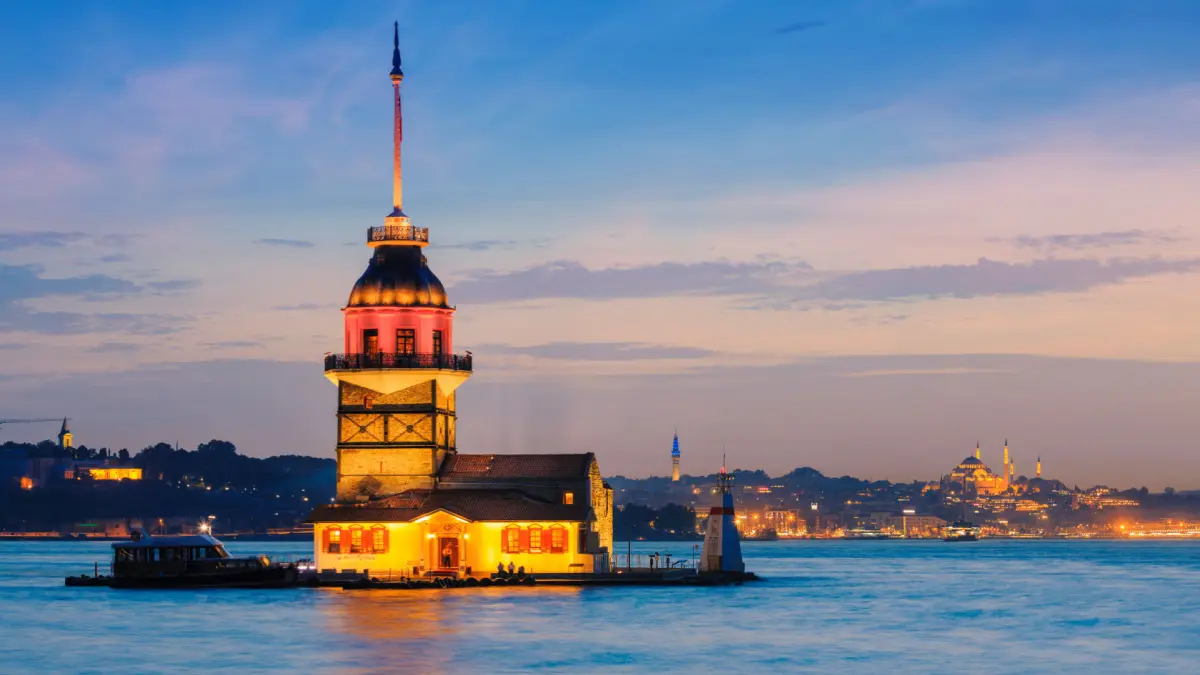
#> input picture test.jpg, 1200 x 675 px
$ jupyter execute main.ipynb   (older library calls are emulated)
#> lines starting #> are read from the running program, lines starting #| are printed output that depends on the picture; long printed decimals are rounded
# Cooley-Tukey FFT Kullanarak Görüntü Gürültüsünü Giderme

**Abdullah Berkay Uymaz**
**191180083**

## Giriş
Bu rapor, Cooley-Tukey Hızlı Fourier Dönüşümü'nü (FFT) kullanarak etkili bir görüntü gürültü giderme algoritması geliştirmeyi amaçlamaktadır. Görüntü işleme, dijital görüntülerin analiz edilmesi ve işlenmesi sürecidir. Gürültü, görüntülerin kalitesini düşüren ve istenmeyen rastgele sinyaller veya bilgidir. Bu çalışmada, özellikle Gauss ve tuz-biber gibi yaygın gürültü türleri üzerinde durulacaktır.

### Fourier Dönüşümü Nedir?
Fourier Dönüşümü, bir sinyalin zaman veya uzay alanındaki temsilini, frekans alanındaki temsiline dönüştüren matematiksel bir işlemdir. Görüntülerde bu dönüşüm, görüntüdeki frekans bileşenlerini ayrıştırarak gürültüyü analiz etmemizi ve filtrelememizi sağlar. Hızlı Fourier Dönüşümü (FFT), Fourier Dönüşümü'nün hızlı bir hesaplama yöntemidir.

Fourier dönüşümü, $ f(x) $ fonksiyonunun Fourier dönüşümünü $ F(u) $ ile ifade eder:

$$
F(u) = \int_{-\infty}^{\infty} f(x) e^{-i 2 \pi ux} \, dx
$$

Ayrık Fourier dönüşümü (DFT) ise aşağıdaki formülle hesaplanır:

$$
X_k = \sum_{n=0}^{N-1} x_n e^{-i \frac{2\pi}{N} kn}
$$

FFT'nin avantajı, DFT'nin hesaplama karmaşıklığını $ O(N^2) $'den $ O(N \log N) $'ye düşürmesidir. FFT'nin temel fikri, DFT'yi daha küçük parçalara ayırmak ve bu parçaların sonuçlarını birleştirmektir.

### Cooley-Tukey FFT Algoritması
Cooley-Tukey FFT algoritması, Fourier Dönüşümü'nü hızlı bir şekilde hesaplamak için kullanılan en yaygın yöntemdir. Bu algoritma, ayrık Fourier dönüşümünü (DFT) $ O(N \log N) $ zaman karmaşıklığıyla hesaplayarak, doğrudan hesaplama yöntemine kıyasla büyük bir hız avantajı sağlar. Algoritma, veri setini yinelenen olarak ikiye bölerek çalışır ve bu bölme işlemini bitene kadar devam ettirir.

Cooley-Tukey algoritması, $N$ uzunluğundaki bir diziyi iki $N/2$ uzunluğundaki diziye ayırarak çalışır. Bu, şu şekilde ifade edilir:

$$
X[k] = \sum_{n=0}^{N-1} x[n] e^{-i 2 \pi k n / N} = \sum_{n=0}^{N/2-1} x[2n] e^{-i 2 \pi k (2n) / N} + \sum_{n=0}^{N/2-1} x[2n+1] e^{-i 2 \pi k (2n+1) / N}
$$

Bu, dizinin tek ve çift indeksli örneklerini ayrı ayrı işleyerek hesaplamayı optimize eder.

## 1. Veri Toplama ve Ön İşleme
### Veri Toplama
Gürültülü görüntülerin oluşturulması için çeşitli yöntemler kullanılabilir. Bu raporda, Gauss ve tuz-biber gürültüleri ekleyerek gürültülü görüntüler oluşturacağız.

[cell 1]
import numpy as np
import cv2
from matplotlib import pyplot as plt

# Örnek görüntüyü yükleyin
image = cv2.imread('test.jpg', 0)  # Gri tonlamalı görüntü
#> image: shape (675, 1200); min 0, max 252, mean 135.1

# Gauss gürültüsü ekleme
mean = 0
var = 0.1
sigma = var ** 0.5
gaussian_noise = np.random.normal(mean, sigma, image.shape)
noisy_image_gauss = image + gaussian_noise

# Salt-and-pepper gürültüsü ekleme için düzeltmeler
amount = 0.05  # Gürültünün miktarı
s_vs_p = 0.5  # Tuz ve biber oranı
noisy_image_sp = np.copy(image)  # Gürültülü görüntü için kopya oluştur

# Tuz için koordinatları hesapla ve uygula
num_salt = np.ceil(amount * image.size * s_vs_p).astype(int)
#> num_salt = 20250
x_coords = np.random.randint(0, image.shape[0], num_salt)
y_coords = np.random.randint(0, image.shape[1], num_salt)
noisy_image_sp[x_coords, y_coords] = 255

# Biber için koordinatları hesapla ve uygula
num_pepper = np.ceil(amount * image.size * (1. - s_vs_p)).astype(int)
#> num_pepper = 20250
x_coords = np.random.randint(0, image.shape[0], num_pepper)
y_coords = np.random.randint(0, image.shape[1], num_pepper)
noisy_image_sp[x_coords, y_coords] = 0
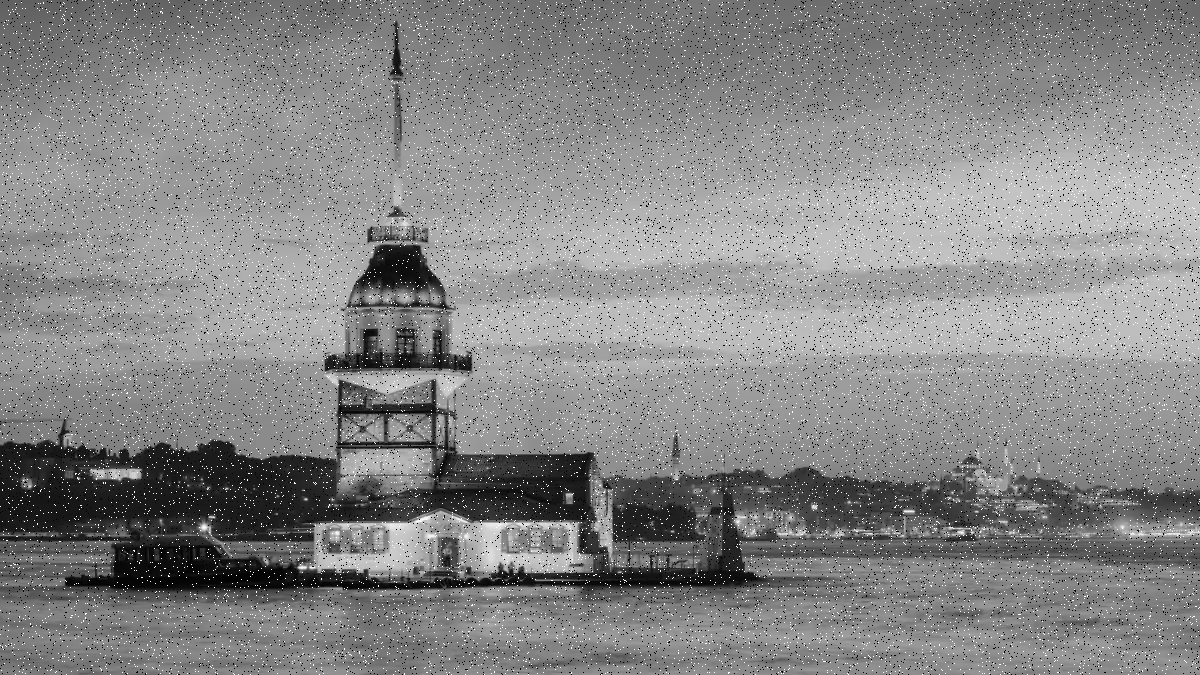
#> noisy_image_sp: shape (675, 1200); min 0, max 255, mean 134.6

# Gürültülü görüntüleri görselleştirme
plt.figure(figsize=(15, 5))
plt.subplot(1, 3, 1)
plt.imshow(image, cmap='gray')
plt.title('Orijinal Görüntü')
plt.axis('off')
plt.subplot(1, 3, 2)
plt.imshow(noisy_image_gauss, cmap='gray')
plt.title('Gauss Gürültülü Görüntü')
plt.axis('off')
plt.subplot(1, 3, 3)
plt.imshow(noisy_image_sp, cmap='gray')
plt.title('Tuz ve Biber Gürültülü Görüntü')
plt.axis('off')
plt.show()

### Ön İşleme
Gürültülü görüntüleri gerektiği gibi önceden işlemek önemlidir. Bu, yeniden boyutlandırmayı, normalleştirmeyi veya renk uzaylarını dönüştürmeyi içerebilir. Normalizasyon, görüntü piksellerini belirli bir aralıkta (genellikle [0,1] veya [0,255]) tutmak için kullanılan yaygın bir tekniktir.

[cell 2]
# Normalizasyon
def normalize_image(image):
    normalized_image = cv2.normalize(image, None, 0, 1, cv2.NORM_MINMAX, dtype=cv2.CV_32F)
    return normalized_image

# Normalizasyon işlemi
normalized_image_gauss = normalize_image(noisy_image_gauss)
normalized_image_sp = normalize_image(noisy_image_sp)

## 2. Cooley-Tukey FFT'nin Uygulanması
### FFT Teorisi
FFT, bir sinyalin frekans bileşenlerini analiz etmek için kullanılan ayrık Fourier dönüşümünün (DFT) hızlı bir algoritmasıdır. DFT, bir sinyalin zaman veya uzay alanındaki örneklerini alarak frekans alanındaki bileşenlerine ayırır. Cooley-Tukey algoritması, DFT'nin hesaplamalarını optimize ederek işlem süresini büyük ölçüde azaltır.

### Cooley-Tukey FFT Algoritmasının Uygulanması
Görüntülerin Fourier Dönüşümünün etkili bir şekilde hesaplanması için Cooley-Tukey FFT algoritmasını kullanacağız. Bu aşamada hesaplamayı hızlandırmak için çoklu iş parçacığı veya SIMD (Tek Talimat, Çoklu Veri) talimatları gibi optimizasyonları göz önünde bulundurabiliriz.

[cell 3]
# FFT uygulaması
def apply_fft(image):
    f = np.fft.fft2(image)
    fshift = np.fft.fftshift(f)
    magnitude_spectrum = 20 * np.log(np.abs(fshift))
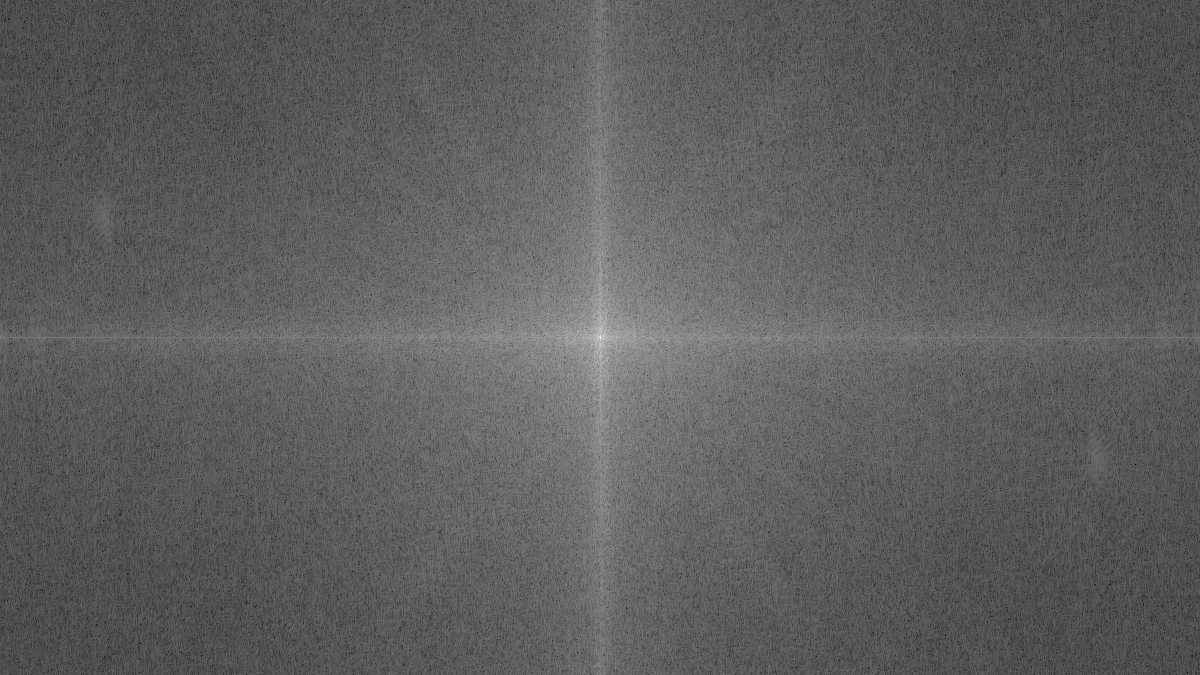
#> magnitude_spectrum: shape (675, 1200) float64; min -81.06, max 259.6, mean 45.3; drawn with min black and max white
    return fshift, magnitude_spectrum

# FFT'yi uygulama
fshift_gauss, magnitude_spectrum_gauss = apply_fft(normalized_image_gauss)
fshift_sp, magnitude_spectrum_sp = apply_fft(normalized_image_sp)
#> in apply_fft (call 2), `magnitude_spectrum = 20 * np.log(np.abs(fshift))`:
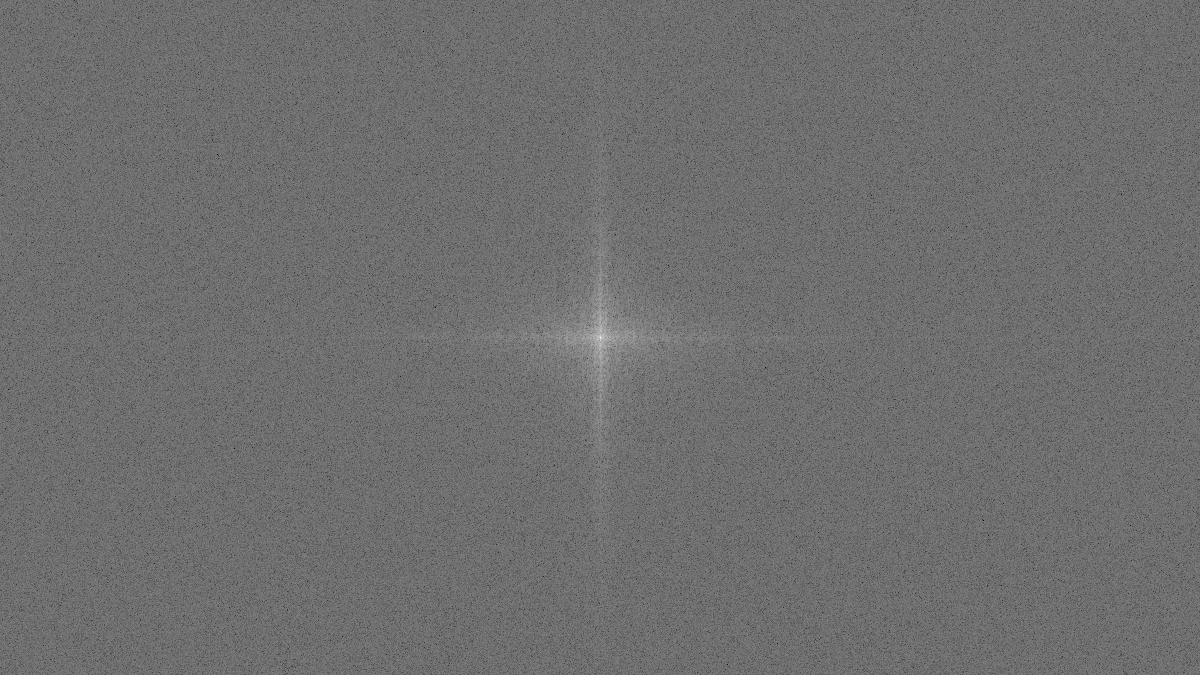
#> magnitude_spectrum: shape (675, 1200) float64; min -43.81, max 259.3, mean 88.1; drawn with min black and max white

# Frekans spektrumunu görselleştirme
plt.figure(figsize=(15, 5))
plt.subplot(1, 2, 1)
plt.imshow(magnitude_spectrum_gauss, cmap='gray')
plt.title('Gauss Gürültülü FFT')
plt.axis('off')
plt.subplot(1, 2, 2)
plt.imshow(magnitude_spectrum_sp, cmap='gray')
plt.title('Tuz ve Biber Gürültülü FFT')
plt.axis('off')
plt.show()

## 3. Frekans Alanı Gürültüsünü Giderme
### Frekans Alanı Filtreleme
Frekans alanında gürültü giderme tekniklerini uygulayarak, görüntüdeki istenmeyen yüksek frekanslı bileşenleri filtreleyebiliriz. Frekans alanı filtreleme, görüntü ayrıntılarını korurken gürültüyü bastırmak için kullanılan etkili bir yöntemdir.

[cell 4]
# Frekans alanında filtreleme (ideal düşük geçiş filtresi)
def ideal_low_pass_filter(fshift, cutoff):
#> called with fshift = array of shape (675, 1200), cutoff = 30
    rows, cols = fshift.shape
#> rows = 675; cols = 1200
    crow, ccol = rows // 2 , cols // 2
#> crow = 337; ccol = 600
    mask = np.zeros((rows, cols), np.uint8)
    mask[crow-cutoff:crow+cutoff, ccol-cutoff:ccol+cutoff] = 1
    fshift_filtered = fshift * mask
    return fshift_filtered

# Filtreyi uygulama
cutoff = 30  # Kesim frekansı
fshift_gauss_filtered = ideal_low_pass_filter(fshift_gauss, cutoff)
fshift_sp_filtered = ideal_low_pass_filter(fshift_sp, cutoff)

# Filtrelenmiş frekans spektrumunu görselleştirme
plt.figure(figsize=(15, 5))
plt.subplot(1, 2, 1)
# Add a small constant, e.g., 1e-10, to avoid log(0)
plt.imshow(20*np.log(np.abs(fshift_gauss_filtered) + 1e-10), cmap='gray')
plt.title('Gauss Gürültüsü Filtrelenmiş FFT')
plt.axis('off')
plt.subplot(1, 2, 2)
# Similarly, add a small constant here as well
plt.imshow(20 * np.log(np.abs(fshift_sp_filtered) + 1e-10), cmap='gray')
plt.title('Tuz ve Biber Gürültüsü Filtrelenmiş FFT')
plt.axis('off')
plt.show()
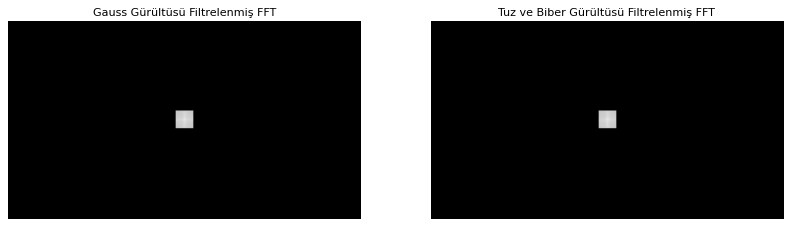
#> figure drawn by matplotlib, 2 panels

### Wiener Filtreleme
Wiener filtreleme, frekans alanında gürültüyü bastırmak için kullanılan adaptif bir tekniktir. Bu filtre, hem sinyal hem de gürültünün istatistiksel özelliklerini göz önünde bulundurarak optimal bir filtreleme gerçekleştirir.

[cell 5]
from scipy.signal import wiener

# Wiener filtreleme
wiener_gauss = wiener(normalized_image_gauss)
wiener_sp = wiener(normalized_image_sp)

# Wiener filtre sonuçlarını görselleştirme
plt.figure(figsize=(15, 5))
plt.subplot(1, 2, 1)
plt.imshow(wiener_gauss, cmap='gray')
plt.title('Gauss Gürültüsü Wiener Filtre Sonucu')
plt.axis('off')
plt.subplot(1, 2, 2)
plt.imshow(wiener_sp, cmap='gray')
plt.title('Tuz ve Biber Gürültüsü Wiener Filtre Sonucu')
plt.axis('off')
plt.show()

## 4. Ters FFT ve Görüntü Yeniden Oluşturma
Frekans alanında gürültü giderildikten sonra, görüntüleri tekrar uzaysal alana dönüştürmek için ters bir FFT gerçekleştirilir.

[cell 6]
# Ters FFT uygulaması
def apply_ifft(fshift_filtered):
    f_ishift = np.fft.ifftshift(fshift_filtered)
    img_back = np.fft.ifft2(f_ishift)
    img_back = np.abs(img_back)
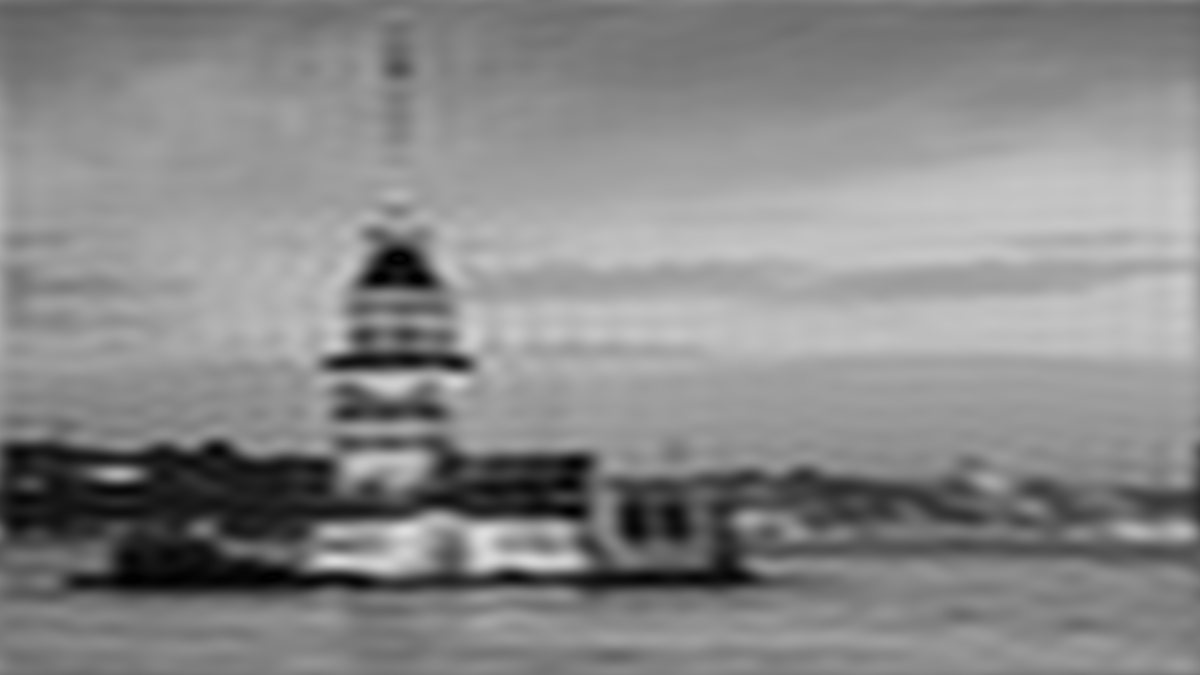
#> img_back: shape (675, 1200) float64; min 0.000442, max 0.875, mean 0.536
    return img_back

# Ters FFT'yi uygulama
img_gauss_back = apply_ifft(fshift_gauss_filtered)
img_sp_back = apply_ifft(fshift_sp_filtered)

# Sonuçları görselleştirme
plt.figure(figsize=(15, 5))
plt.subplot(1, 2, 1)
plt.imshow(img_gauss_back, cmap='gray')
plt.title('Gauss Gürültü Giderilmiş Görüntü')
plt.axis('off')
plt.subplot(1, 2, 2)
plt.imshow(img_sp_back, cmap='gray')
plt.title('Tuz ve Biber Gürültü Giderilmiş Görüntü')
plt.axis('off')
plt.show()

## 5. Değerlendirme
### Performans Ölçümleri
Gürültü giderme performansını değerlendirmek için Tepe Sinyal-Gürültü Oranı (PSNR) ve Yapısal Benzerlik İndeksi (SSIM) gibi ölçümler kullanılacaktır.

#### PSNR (Peak Signal-to-Noise Ratio)
PSNR, orijinal ve gürültü giderilmiş görüntüler arasındaki farkı ölçmek için kullanılan bir metriktir. Yüksek PSNR değeri, görüntü kalitesinin daha iyi olduğunu gösterir.

$$
\text{PSNR} = 20 \cdot \log_{10} \left( \frac{\text{MAX}_I}{\sqrt{\text{MSE}}} \right)
$$

Burada, $ \text{MAX}_I $ görüntünün maksimum piksel değeridir (genellikle 255), MSE ise Mean Squared Error (Ortalama Kare Hatası)'dır.

[cell 7]
def calculate_psnr(original, denoised):
    mse = np.mean((original - denoised) ** 2)
#> mse = 0.00235
    if mse == 0:
        return 100
    max_pixel = 1.0
    psnr = 20 * np.log10(max_pixel / np.sqrt(mse))
#> psnr = 26.29
    return psnr

# PSNR hesaplama
psnr_gauss = calculate_psnr(normalized_image_gauss, img_gauss_back)
#> psnr_gauss = 26.29
psnr_sp = calculate_psnr(normalized_image_sp, img_sp_back)
#> psnr_sp = 18.09
print(f"Gauss Gürültü İçin PSNR: {psnr_gauss}")
#| Gauss Gürültü İçin PSNR: 26.289
print(f"Tuz ve Biber Gürültü İçin PSNR: {psnr_sp}")
#| Tuz ve Biber Gürültü İçin PSNR: 18.090

#### SSIM (Structural Similarity Index)
SSIM, iki görüntü arasındaki yapısal benzerliği ölçen bir metriktir. Yüksek SSIM değeri, iki görüntünün daha benzer olduğunu gösterir.

$$
\text{SSIM}(x, y) = \frac{(2 \mu_x \mu_y + C_1)(2 \sigma_{xy} + C_2)}{(\mu_x^2 + \mu_y^2 + C_1)(\sigma_x^2 + \sigma_y^2 + C_2)}
$$

Burada, $ \mu_x $ ve $ \mu_y $ iki görüntünün ortalama değerleri, $ \sigma_x^2 $ ve $ \sigma_y^2 $ varyansları, $ \sigma_{xy} $ ise ortak kovaryansıdır. $ C_1 $ ve $ C_2 $ ise kararlılık sabitleridir.

[cell 8]
from skimage.metrics import structural_similarity as ssim

# SSIM hesaplama
ssim_gauss = ssim(normalized_image_gauss, img_gauss_back, data_range=normalized_image_gauss.max() - normalized_image_gauss.min())
#> ssim_gauss = 0.805
ssim_sp = ssim(normalized_image_sp, img_sp_back, data_range=normalized_image_sp.max() - normalized_image_sp.min())
#> ssim_sp = 0.166
print(f"Gauss Gürültü İçin SSIM: {ssim_gauss}")
#| Gauss Gürültü İçin SSIM: 0.8049
print(f"Tuz ve Biber Gürültü İçin SSIM: {ssim_sp}")
#| Tuz ve Biber Gürültü İçin SSIM: 0.1661

### Performans Değerlendirmesi Görselleştirme
Gürültü giderme algoritmalarının performansını daha iyi anlamak için PSNR ve SSIM değerlerini görselleştirelim.

[cell 9]
import matplotlib.pyplot as plt

# Performans ölçümleri için veriler
algorithms = ['Gauss Gürültüsü', 'Tuz ve Biber Gürültüsü']
psnr_values = [psnr_gauss, psnr_sp]
#> psnr_values = [26.29, 18.09]
ssim_values = [ssim_gauss, ssim_sp]
#> ssim_values = [0.805, 0.166]

# PSNR Değerlerinin Görselleştirilmesi
plt.figure(figsize=(10, 5))
plt.bar(algorithms, psnr_values, color=['blue', 'orange'])
plt.xlabel('Gürültü Türleri')
plt.ylabel('PSNR Değeri')
plt.title('Gürültü Giderme Algoritmaları için PSNR Değerleri')
plt.show()
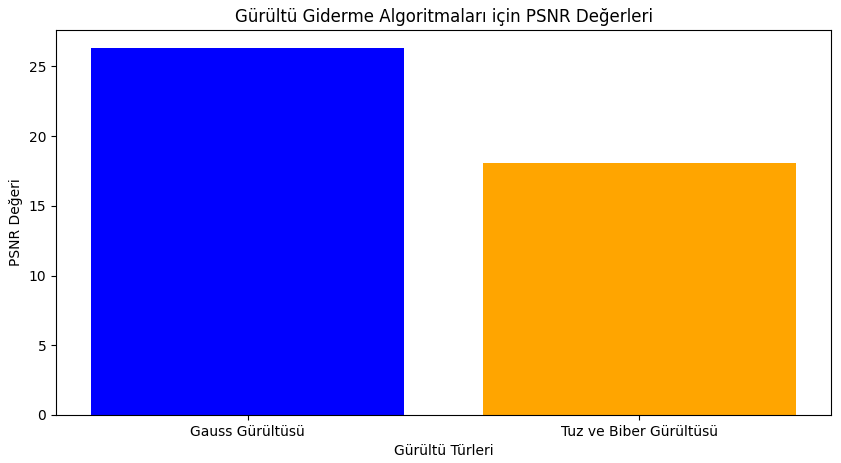
#> figure drawn by matplotlib, 1 panel

# SSIM Değerlerinin Görselleştirilmesi
plt.figure(figsize=(10, 5))
plt.bar(algorithms, ssim_values, color=['blue', 'orange'])
plt.xlabel('Gürültü Türleri')
plt.ylabel('SSIM Değeri')
plt.title('Gürültü Giderme Algoritmaları için SSIM Değerleri')
plt.show()
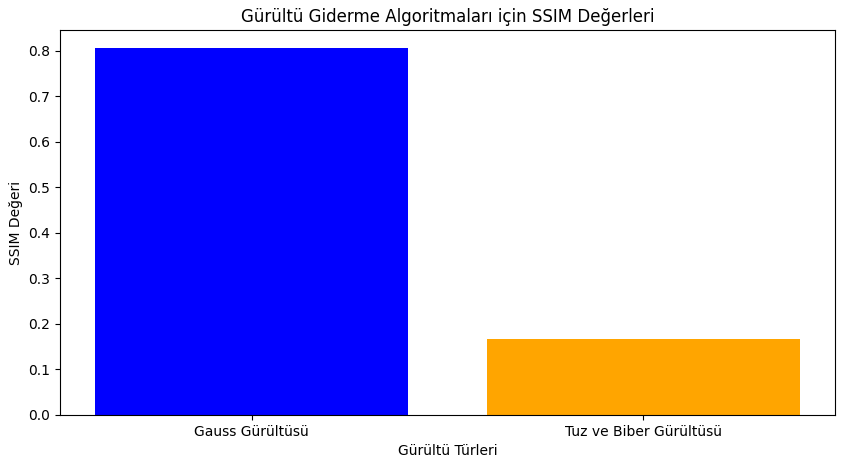
#> figure drawn by matplotlib, 1 panel
